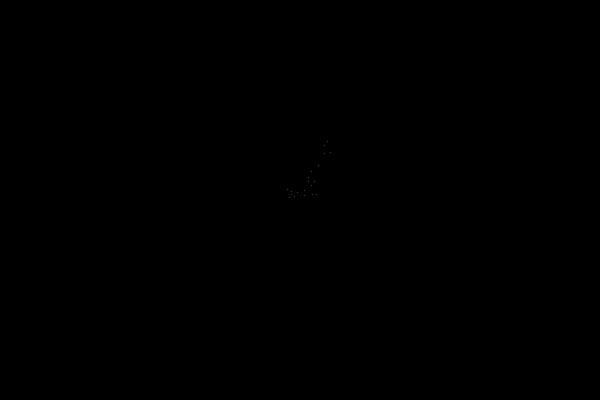
Frame 1 (no input)
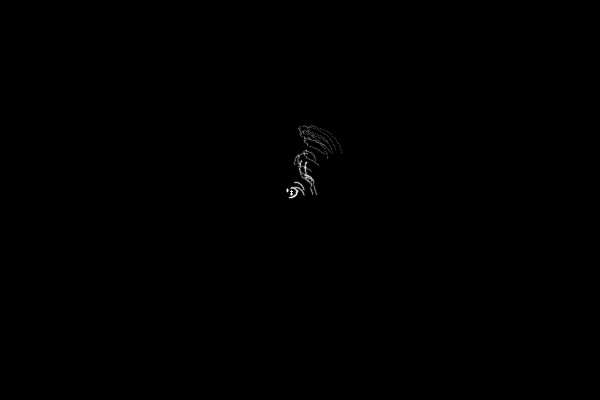
Frame 60 (the mouse pressed at the canvas centre just before this capture)
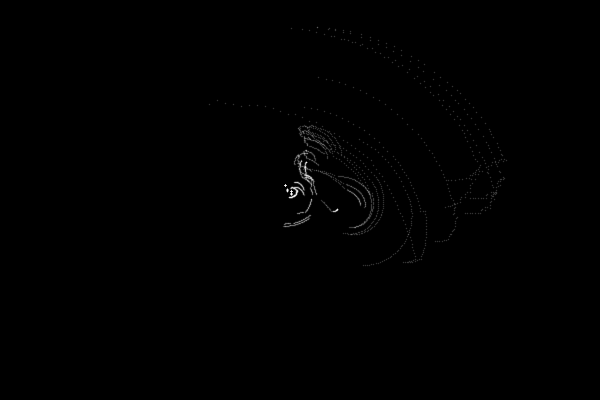
Frame 120 (the mouse held since frame 60 and released just before this capture)

The Processing sketch that drew these frames (run headless with seeded random() and noise(); from frame 60 on, the mouse is pressed at the canvas centre):

// Processing sketch: processing_57678
// ── processing_57678.pde

int num=20;
PDrawing[] pd=new PDrawing[num];

void setup() {
  size(600, 400);
  background(0);
  smooth();
  stroke(255, 50);
  strokeWeight(1.5);
  for (int i=0; i<num; i++) {
    pd[i]=new PDrawing(0, 0, random(-1, 1), random(-1, 1), 
    random(360), random(-1, 1), random(2, 10));
  }
}

void draw() {
  translate(width/2, height/2);
  for (int i=0; i<num; i++) {
    pd[i].update();
    pd[i].display();
  }
}

void mousePressed() {
  background(0);
  for (int i=0; i<num; i++) {
    pd[i]=new PDrawing(0, 0, random(-2, 2), random(-2, 2), 
    random(360), random(-2, 2), random(2, 30));
  }
}

class PDrawing {
  float X, Y, amX, amY, angle, anAm, anL;
  PDrawing(float nX, float nY, float nAmX, float nAmY, float nAngle, float nAnAm, 
  float nAnL) {
    X=nX;
    Y=nY;
    amX=nAmX;
    amY=nAmY;
    angle=nAngle;
    anAm=nAnAm;
    anL=nAnL;
  }

  void update() {
    if (X>100 || X<-100) {
      amX=-amX;
      amX=random(-0.2, 0.2);
    }
    if (Y>100 || Y<-100) {
      amY=-amY;
      amY=random(-0.2, 0.2);
    }
    if (angle>360 || angle<0) {
      X=X+amX;
      Y=Y+amY;
      anAm=-anAm;
      anAm=random(-2, 2);
    }
    angle=angle+anAm;
  }

  void display() {
    translate(X-anL, Y-anL);
    rotate(radians(angle));
    point(X, Y);
  }
}
